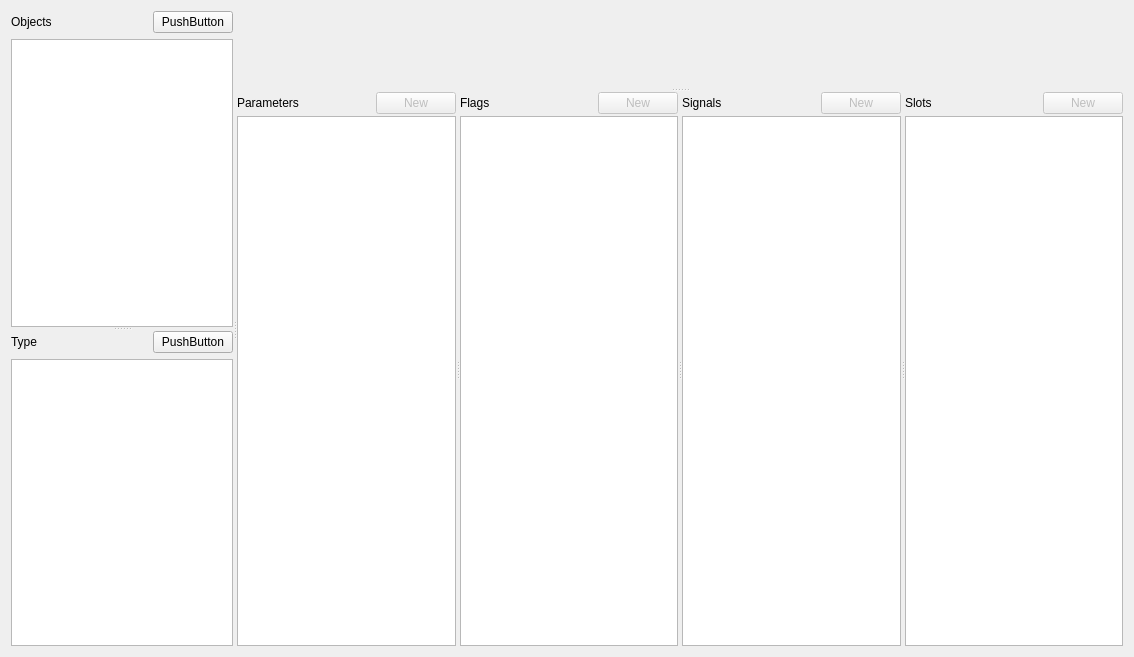
<?xml version="1.0" encoding="UTF-8"?>
<ui version="4.0">
 <class>ObjectTab</class>
 <widget class="QWidget" name="ObjectTab">
  <property name="geometry">
   <rect>
    <x>0</x>
    <y>0</y>
    <width>1134</width>
    <height>657</height>
   </rect>
  </property>
  <property name="windowTitle">
   <string>Form</string>
  </property>
  <layout class="QGridLayout" name="gridLayout">
   <item row="0" column="0">
    <widget class="QSplitter" name="splitter_4">
     <property name="orientation">
      <enum>Qt::Horizontal</enum>
     </property>
     <widget class="QSplitter" name="splitter_3">
      <property name="orientation">
       <enum>Qt::Vertical</enum>
      </property>
      <widget class="QWidget" name="verticalLayoutWidget_3">
       <layout class="QVBoxLayout" name="verticalLayout_3">
        <item>
         <layout class="QHBoxLayout" name="horizontalLayout_4">
          <item>
           <widget class="QLabel" name="label_3">
            <property name="text">
             <string>Objects</string>
            </property>
           </widget>
          </item>
          <item>
           <spacer name="horizontalSpacer_3">
            <property name="orientation">
             <enum>Qt::Horizontal</enum>
            </property>
            <property name="sizeHint" stdset="0">
             <size>
              <width>40</width>
              <height>20</height>
             </size>
            </property>
           </spacer>
          </item>
          <item>
           <widget class="QPushButton" name="pushButton_3">
            <property name="text">
             <string>PushButton</string>
            </property>
           </widget>
          </item>
         </layout>
        </item>
        <item>
         <widget class="QTreeView" name="objects">
          <property name="alternatingRowColors">
           <bool>true</bool>
          </property>
          <property name="indentation">
           <number>10</number>
          </property>
         </widget>
        </item>
       </layout>
      </widget>
      <widget class="QWidget" name="verticalLayoutWidget_4">
       <layout class="QVBoxLayout" name="verticalLayout_4">
        <item>
         <layout class="QHBoxLayout" name="horizontalLayout">
          <item>
           <widget class="QLabel" name="label_4">
            <property name="text">
             <string>Type</string>
            </property>
           </widget>
          </item>
          <item>
           <spacer name="horizontalSpacer_4">
            <property name="orientation">
             <enum>Qt::Horizontal</enum>
            </property>
            <property name="sizeHint" stdset="0">
             <size>
              <width>40</width>
              <height>20</height>
             </size>
            </property>
           </spacer>
          </item>
          <item>
           <widget class="QPushButton" name="pushButton_4">
            <property name="text">
             <string>PushButton</string>
            </property>
           </widget>
          </item>
         </layout>
        </item>
        <item>
         <widget class="QTreeView" name="types">
          <property name="alternatingRowColors">
           <bool>true</bool>
          </property>
          <property name="selectionMode">
           <enum>QAbstractItemView::SingleSelection</enum>
          </property>
          <property name="selectionBehavior">
           <enum>QAbstractItemView::SelectRows</enum>
          </property>
          <property name="indentation">
           <number>10</number>
          </property>
         </widget>
        </item>
       </layout>
      </widget>
     </widget>
     <widget class="QSplitter" name="splitter_2">
      <property name="orientation">
       <enum>Qt::Vertical</enum>
      </property>
      <widget class="QWidget" name="widget" native="true"/>
      <widget class="QSplitter" name="splitter">
       <property name="orientation">
        <enum>Qt::Horizontal</enum>
       </property>
       <widget class="QWidget" name="verticalLayoutWidget">
        <layout class="QVBoxLayout" name="verticalLayout">
         <property name="spacing">
          <number>2</number>
         </property>
         <item>
          <layout class="QHBoxLayout" name="horizontalLayout_2">
           <item>
            <widget class="QLabel" name="label">
             <property name="text">
              <string>Parameters</string>
             </property>
            </widget>
           </item>
           <item>
            <spacer name="horizontalSpacer">
             <property name="orientation">
              <enum>Qt::Horizontal</enum>
             </property>
             <property name="sizeHint" stdset="0">
              <size>
               <width>40</width>
               <height>20</height>
              </size>
             </property>
            </spacer>
           </item>
           <item>
            <widget class="QPushButton" name="newParam">
             <property name="enabled">
              <bool>false</bool>
             </property>
             <property name="text">
              <string>New</string>
             </property>
            </widget>
           </item>
          </layout>
         </item>
         <item>
          <widget class="ParamTreeView" name="params">
           <property name="editTriggers">
            <set>QAbstractItemView::CurrentChanged|QAbstractItemView::DoubleClicked|QAbstractItemView::EditKeyPressed</set>
           </property>
           <property name="alternatingRowColors">
            <bool>true</bool>
           </property>
           <property name="selectionMode">
            <enum>QAbstractItemView::NoSelection</enum>
           </property>
           <property name="selectionBehavior">
            <enum>QAbstractItemView::SelectRows</enum>
           </property>
           <property name="indentation">
            <number>10</number>
           </property>
          </widget>
         </item>
        </layout>
       </widget>
       <widget class="QWidget" name="verticalLayoutWidget_2">
        <layout class="QVBoxLayout" name="verticalLayout_2">
         <property name="spacing">
          <number>2</number>
         </property>
         <item>
          <layout class="QHBoxLayout" name="horizontalLayout_3">
           <item>
            <widget class="QLabel" name="label_2">
             <property name="text">
              <string>Flags</string>
             </property>
            </widget>
           </item>
           <item>
            <spacer name="horizontalSpacer_2">
             <property name="orientation">
              <enum>Qt::Horizontal</enum>
             </property>
             <property name="sizeHint" stdset="0">
              <size>
               <width>40</width>
               <height>20</height>
              </size>
             </property>
            </spacer>
           </item>
           <item>
            <widget class="QPushButton" name="newFlag">
             <property name="enabled">
              <bool>false</bool>
             </property>
             <property name="text">
              <string>New</string>
             </property>
            </widget>
           </item>
          </layout>
         </item>
         <item>
          <widget class="FlagTreeView" name="flags">
           <property name="editTriggers">
            <set>QAbstractItemView::CurrentChanged|QAbstractItemView::DoubleClicked|QAbstractItemView::EditKeyPressed|QAbstractItemView::SelectedClicked</set>
           </property>
           <property name="alternatingRowColors">
            <bool>true</bool>
           </property>
           <property name="selectionMode">
            <enum>QAbstractItemView::SingleSelection</enum>
           </property>
           <property name="selectionBehavior">
            <enum>QAbstractItemView::SelectRows</enum>
           </property>
           <property name="indentation">
            <number>10</number>
           </property>
          </widget>
         </item>
        </layout>
       </widget>
       <widget class="QWidget" name="verticalLayoutWidget_5">
        <layout class="QVBoxLayout" name="verticalLayout_5">
         <property name="spacing">
          <number>2</number>
         </property>
         <item>
          <layout class="QHBoxLayout" name="horizontalLayout_5">
           <item>
            <widget class="QLabel" name="label_5">
             <property name="text">
              <string>Signals</string>
             </property>
            </widget>
           </item>
           <item>
            <spacer name="horizontalSpacer_5">
             <property name="orientation">
              <enum>Qt::Horizontal</enum>
             </property>
             <property name="sizeHint" stdset="0">
              <size>
               <width>40</width>
               <height>20</height>
              </size>
             </property>
            </spacer>
           </item>
           <item>
            <widget class="QPushButton" name="newParam_2">
             <property name="enabled">
              <bool>false</bool>
             </property>
             <property name="text">
              <string>New</string>
             </property>
            </widget>
           </item>
          </layout>
         </item>
         <item>
          <widget class="ParamTreeView" name="params_2">
           <property name="editTriggers">
            <set>QAbstractItemView::CurrentChanged|QAbstractItemView::DoubleClicked|QAbstractItemView::EditKeyPressed</set>
           </property>
           <property name="alternatingRowColors">
            <bool>true</bool>
           </property>
           <property name="selectionMode">
            <enum>QAbstractItemView::NoSelection</enum>
           </property>
           <property name="selectionBehavior">
            <enum>QAbstractItemView::SelectRows</enum>
           </property>
           <property name="indentation">
            <number>10</number>
           </property>
          </widget>
         </item>
        </layout>
       </widget>
       <widget class="QWidget" name="verticalLayoutWidget_6">
        <layout class="QVBoxLayout" name="verticalLayout_6">
         <property name="spacing">
          <number>2</number>
         </property>
         <item>
          <layout class="QHBoxLayout" name="horizontalLayout_6">
           <item>
            <widget class="QLabel" name="label_6">
             <property name="text">
              <string>Slots</string>
             </property>
            </widget>
           </item>
           <item>
            <spacer name="horizontalSpacer_6">
             <property name="orientation">
              <enum>Qt::Horizontal</enum>
             </property>
             <property name="sizeHint" stdset="0">
              <size>
               <width>40</width>
               <height>20</height>
              </size>
             </property>
            </spacer>
           </item>
           <item>
            <widget class="QPushButton" name="newParam_3">
             <property name="enabled">
              <bool>false</bool>
             </property>
             <property name="text">
              <string>New</string>
             </property>
            </widget>
           </item>
          </layout>
         </item>
         <item>
          <widget class="ParamTreeView" name="params_3">
           <property name="editTriggers">
            <set>QAbstractItemView::CurrentChanged|QAbstractItemView::DoubleClicked|QAbstractItemView::EditKeyPressed</set>
           </property>
           <property name="alternatingRowColors">
            <bool>true</bool>
           </property>
           <property name="selectionMode">
            <enum>QAbstractItemView::NoSelection</enum>
           </property>
           <property name="selectionBehavior">
            <enum>QAbstractItemView::SelectRows</enum>
           </property>
           <property name="indentation">
            <number>10</number>
           </property>
          </widget>
         </item>
        </layout>
       </widget>
      </widget>
     </widget>
    </widget>
   </item>
  </layout>
 </widget>
 <customwidgets>
  <customwidget>
   <class>ParamTreeView</class>
   <extends>QTreeView</extends>
   <header location="global">GUI/Tabs/treeviews.h</header>
  </customwidget>
  <customwidget>
   <class>FlagTreeView</class>
   <extends>QTreeView</extends>
   <header location="global">GUI/Tabs/treeviews.h</header>
  </customwidget>
 </customwidgets>
 <resources/>
 <connections/>
</ui>
